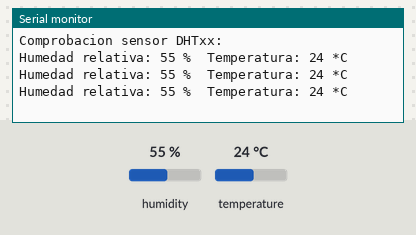
The sketch below on a simulated Arduino Uno, built with avr-gcc and run on an emulated ATmega328P. On the bench: the last lines printed to the serial monitor. The inputs (shaded band) are chosen by the test bench; at power-on: humidity 55 %, temperature 24 °C.

Above: at 2.8 s.
2.9 s: humidity set to 22 %
At 5.5 s:
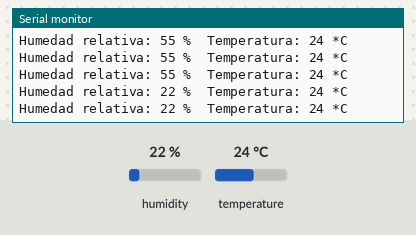
5.6 s: temperature set to 12 °C
At 7.6 s:
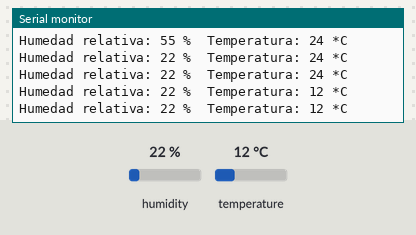
8.3 s: humidity set to 40 %
At 10.0 s:
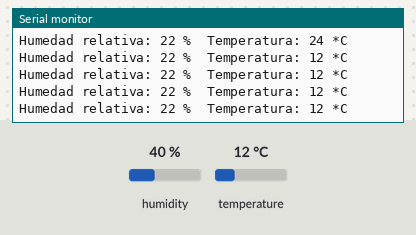
Timing chart, 0 to 11.5 s (numbered marks = the images above; inputs shaded):
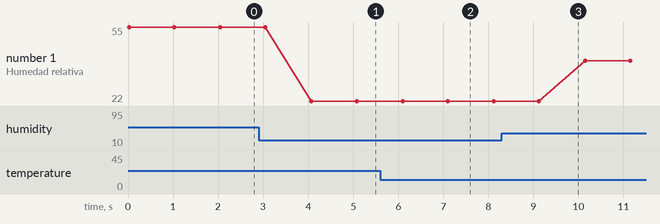

Measured:
- after the input at 2.9 s, the serial monitor: prints a new line after 1.2 s (image 1)
- after the input at 5.6 s, the serial monitor: prints a new line after 0.50 s (image 2)
- plotted number 1: 55 → 22 after the input at 2.9 s, 22 → 40 after the input at 8.3 s

The sketch:

dht11.ino
```cpp
#include "DHT.h"  //Añadimos la libreria con la cual trabaja nuestro sensor

#define DHTPIN 2     // Indicamos el pin donde conectaremos la patilla data de nuestro sensor

// Descomenta el tipo de sensor que vas a emplear. En este caso usamos el DHT11
#define DHTTYPE DHT11   // DHT 11

DHT dht(DHTPIN, DHTTYPE);  //Indica el pin con el que trabajamos y el tipo de sensor
int maxh=0, minh=100, maxt=0, mint=100;  //Variables para ir comprobando maximos y minimos

void setup()
{
  //Inicio comunicacion serie para ver los datos en el ordenador
  Serial.begin(9600);
  //Mensaje de inicio
  Serial.println("Comprobacion sensor DHTxx:");
  //Iniciamos el sensor
  dht.begin();
}

void loop()
{

  int h = dht.readHumidity();  //Guarda la lectura de la humedad en la variable float h
  int t = dht.readTemperature();  //Guarda la lectura de la temperatura en la variable float t

  // Comprobamos si lo que devuelve el sensor es valido, si no son numeros algo esta fallando
  if (isnan(t) || isnan(h)) // funcion que comprueba si son numeros las variables indicadas
  {
    Serial.println("Fallo al leer del sensor DHT"); //Mostramos mensaje de fallo si no son numeros
  } else {
    //Mostramos mensaje con valores actuales de humedad y temperatura, asi como maximos y minimos de cada uno de ellos
    Serial.print("Humedad relativa: ");
    Serial.print(h);
    Serial.print(" %\t");
    Serial.print("Temperatura: ");
    Serial.print(t);
    Serial.println(" *C");

  }
  delay(1000);
}
```
